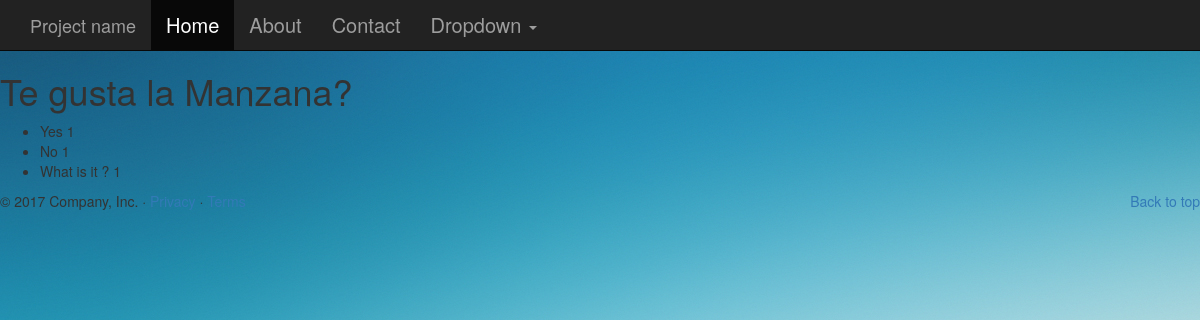
The page /appini/7/ on the database its author committed.
### appini/models.py (models this page shows, shortened)
class Question(models.Model):
   question_text = models.CharField(max_length=200)
   question_img = models.CharField(max_length=300, blank=True)
   pub_date = models.DateTimeField('date published')
   def __str__(self):
       return self.question_text
   def was_published_recently(self):
       now = timezone.now()
       return now - datetime.timedelta(days=1) <= self.pub_date <= now
   was_published_recently.admin_order_field = 'pub_date'
   was_published_recently.boolean = True
   was_published_recently.short_description = 'Published recently?'

class Choice(models.Model):
   question = models.ForeignKey(Question, on_delete=models.CASCADE)
   choice_test = models.CharField(max_length=200)
   votes = models.IntegerField(default=0)

### appini/views.py (the view)
# urls.py: django.conf.urls.url(r'^(?P<question_id>[0-9]+)/$', views.detail, name='detail'),
def detail(request, question_id):
    try:
        question = Question.objects.get(pk=question_id)
    except Question.DoesNotExist:
        raise Http404("Question does not exist!!")
    return render(request, 'appini/detail.html', {'question': question})

### templates/appini/detail.html
{% extends 'appini/base.html' %}
{% block main_content %}
<h1> {{ question }} </h1>
<ul>
 {% for choice in question.choice_set.all %}
    <li>  {{choice.choice_test}} {{choice.votes}} </li>
 {% endfor %}
</ul>
{% endblock %}

### static/css/style.css (style rules this page uses)
body { color: yellow; background: white url("../images/background_ini.jpg") no-repeat; }

### rows shown on the page
Question: question_text "Te gusta la Manzana?"
Choice: choice_test "Yes", votes "1"
Choice: choice_test "No", votes "1"
Choice: choice_test "What is it ?", votes "1"
